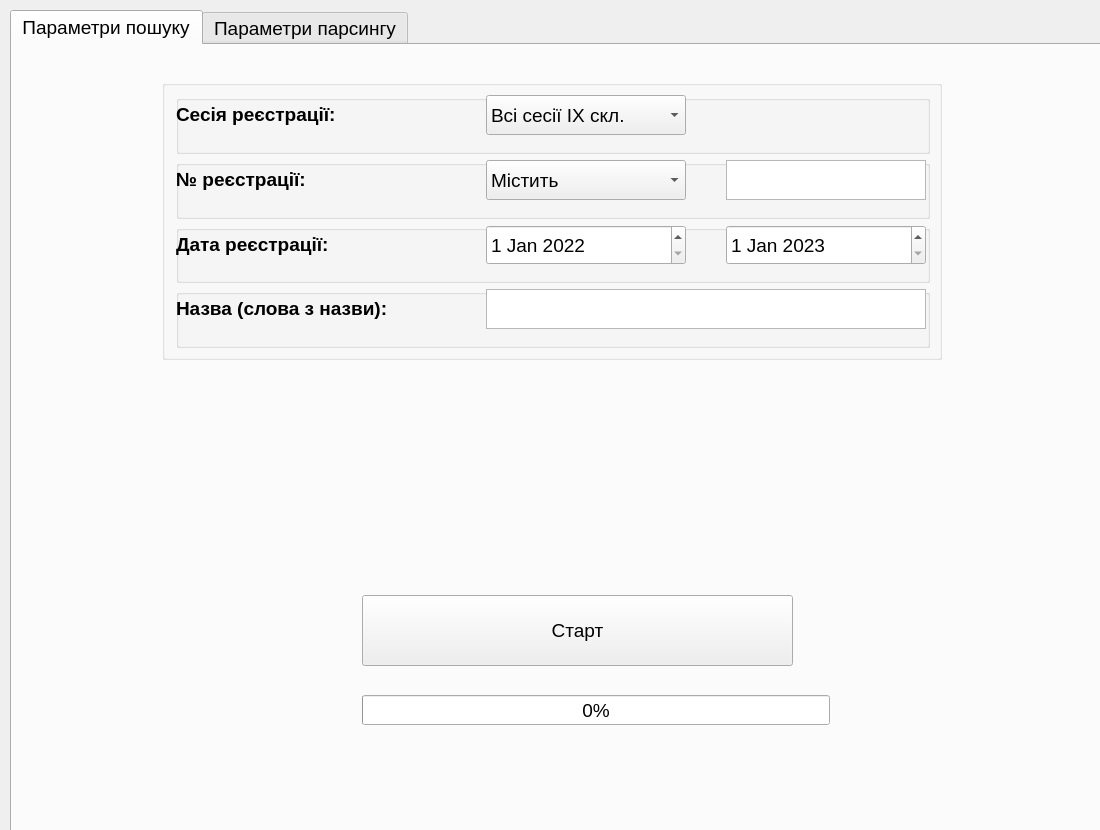
<?xml version="1.0" encoding="UTF-8"?>
<ui version="4.0">
 <class>MainWindow</class>
 <widget class="QMainWindow" name="MainWindow">
  <property name="enabled">
   <bool>true</bool>
  </property>
  <property name="geometry">
   <rect>
    <x>0</x>
    <y>0</y>
    <width>1100</width>
    <height>830</height>
   </rect>
  </property>
  <property name="font">
   <font>
    <pointsize>14</pointsize>
   </font>
  </property>
  <property name="windowTitle">
   <string>Парсер законопроектів</string>
  </property>
  <widget class="QWidget" name="centralwidget">
   <property name="styleSheet">
    <string notr="true">QGroupBox{border: &quot;0&quot;}
QTextEdit{font: 14pt &quot;MS Shell Dlg 2&quot;;}

</string>
   </property>
   <widget class="QTabWidget" name="tabWidget">
    <property name="geometry">
     <rect>
      <x>10</x>
      <y>10</y>
      <width>1100</width>
      <height>830</height>
     </rect>
    </property>
    <property name="currentIndex">
     <number>0</number>
    </property>
    <widget class="QWidget" name="bill_search_parameters_tab">
     <attribute name="title">
      <string>Параметри пошуку</string>
     </attribute>
     <widget class="QGroupBox" name="bill_search_parameters_groupBox">
      <property name="geometry">
       <rect>
        <x>150</x>
        <y>35</y>
        <width>780</width>
        <height>280</height>
       </rect>
      </property>
      <property name="styleSheet">
       <string notr="true"/>
      </property>
      <property name="title">
       <string/>
      </property>
      <layout class="QVBoxLayout" name="bill_search_parameters_verticalLayout">
       <property name="leftMargin">
        <number>11</number>
       </property>
       <item>
        <widget class="QGroupBox" name="session_groupBox">
         <property name="autoFillBackground">
          <bool>false</bool>
         </property>
         <property name="title">
          <string/>
         </property>
         <property name="checkable">
          <bool>false</bool>
         </property>
         <widget class="QLabel" name="session_label">
          <property name="geometry">
           <rect>
            <x>0</x>
            <y>0</y>
            <width>200</width>
            <height>40</height>
           </rect>
          </property>
          <property name="font">
           <font>
            <family>MS Shell Dlg 2</family>
            <pointsize>14</pointsize>
            <weight>75</weight>
            <bold>true</bold>
            <underline>false</underline>
            <strikeout>false</strikeout>
            <kerning>true</kerning>
           </font>
          </property>
          <property name="text">
           <string>&lt;html&gt;&lt;head/&gt;&lt;body&gt;&lt;p&gt;Сесія реєстрації:&lt;/p&gt;&lt;/body&gt;&lt;/html&gt;</string>
          </property>
         </widget>
         <widget class="QComboBox" name="session_comboBox">
          <property name="geometry">
           <rect>
            <x>310</x>
            <y>0</y>
            <width>200</width>
            <height>40</height>
           </rect>
          </property>
          <property name="font">
           <font>
            <family>MS Shell Dlg 2</family>
            <pointsize>14</pointsize>
            <weight>50</weight>
            <italic>false</italic>
            <bold>false</bold>
           </font>
          </property>
          <property name="styleSheet">
           <string notr="true">font: 14pt &quot;MS Shell Dlg 2&quot;;</string>
          </property>
          <item>
           <property name="text">
            <string>Всі сесії IX скл.</string>
           </property>
          </item>
          <item>
           <property name="text">
            <string>IX скл. 9 сесія</string>
           </property>
          </item>
          <item>
           <property name="text">
            <string>IX скл. 8 сесія</string>
           </property>
          </item>
          <item>
           <property name="text">
            <string>IX скл. 7 сесія</string>
           </property>
          </item>
          <item>
           <property name="text">
            <string>IX скл. 6 сесія</string>
           </property>
          </item>
          <item>
           <property name="text">
            <string>IX скл. 5 сесія</string>
           </property>
          </item>
          <item>
           <property name="text">
            <string>IX скл. 4 сесія</string>
           </property>
          </item>
          <item>
           <property name="text">
            <string>IX скл. 3 сесія</string>
           </property>
          </item>
          <item>
           <property name="text">
            <string>IX скл. 2 сесія</string>
           </property>
          </item>
          <item>
           <property name="text">
            <string>IX скл. 1 сесія</string>
           </property>
          </item>
         </widget>
        </widget>
       </item>
       <item>
        <widget class="QGroupBox" name="registration_number_groupBox">
         <property name="tabletTracking">
          <bool>false</bool>
         </property>
         <property name="styleSheet">
          <string notr="true"/>
         </property>
         <property name="title">
          <string/>
         </property>
         <property name="checkable">
          <bool>false</bool>
         </property>
         <widget class="QLabel" name="registration_n_label">
          <property name="geometry">
           <rect>
            <x>0</x>
            <y>0</y>
            <width>200</width>
            <height>40</height>
           </rect>
          </property>
          <property name="font">
           <font>
            <family>MS Shell Dlg 2</family>
            <pointsize>14</pointsize>
            <weight>75</weight>
            <bold>true</bold>
            <underline>false</underline>
            <strikeout>false</strikeout>
            <kerning>true</kerning>
           </font>
          </property>
          <property name="text">
           <string>&lt;html&gt;&lt;head/&gt;&lt;body&gt;&lt;p&gt;№ реєстрації:&lt;/p&gt;&lt;/body&gt;&lt;/html&gt;</string>
          </property>
         </widget>
         <widget class="QComboBox" name="registration_number_compare_operation_comboBox">
          <property name="geometry">
           <rect>
            <x>310</x>
            <y>0</y>
            <width>200</width>
            <height>40</height>
           </rect>
          </property>
          <property name="font">
           <font>
            <family>MS Shell Dlg 2</family>
            <pointsize>14</pointsize>
            <weight>50</weight>
            <italic>false</italic>
            <bold>false</bold>
           </font>
          </property>
          <property name="styleSheet">
           <string notr="true">font: 14pt &quot;MS Shell Dlg 2&quot;;</string>
          </property>
          <item>
           <property name="text">
            <string>Містить</string>
           </property>
          </item>
          <item>
           <property name="text">
            <string>Дорівнює</string>
           </property>
          </item>
          <item>
           <property name="text">
            <string>Перелік</string>
           </property>
          </item>
         </widget>
         <widget class="QTextEdit" name="registration_number_textEdit">
          <property name="geometry">
           <rect>
            <x>550</x>
            <y>0</y>
            <width>200</width>
            <height>40</height>
           </rect>
          </property>
          <property name="placeholderText">
           <string/>
          </property>
         </widget>
        </widget>
       </item>
       <item>
        <widget class="QGroupBox" name="registration_date_groupBox">
         <property name="title">
          <string/>
         </property>
         <widget class="QLabel" name="registration_date_label">
          <property name="geometry">
           <rect>
            <x>0</x>
            <y>0</y>
            <width>200</width>
            <height>40</height>
           </rect>
          </property>
          <property name="font">
           <font>
            <family>MS Shell Dlg 2</family>
            <pointsize>14</pointsize>
            <weight>75</weight>
            <bold>true</bold>
            <underline>false</underline>
            <strikeout>false</strikeout>
            <kerning>true</kerning>
           </font>
          </property>
          <property name="text">
           <string>&lt;html&gt;&lt;head/&gt;&lt;body&gt;&lt;p&gt;Дата реєстрації:&lt;/p&gt;&lt;/body&gt;&lt;/html&gt;</string>
          </property>
         </widget>
         <widget class="QDateEdit" name="registration_range_start_dateEdit">
          <property name="geometry">
           <rect>
            <x>310</x>
            <y>0</y>
            <width>200</width>
            <height>40</height>
           </rect>
          </property>
          <property name="font">
           <font>
            <family>MS Shell Dlg 2</family>
            <pointsize>14</pointsize>
           </font>
          </property>
          <property name="dateTime">
           <datetime>
            <hour>0</hour>
            <minute>0</minute>
            <second>0</second>
            <year>2022</year>
            <month>1</month>
            <day>1</day>
           </datetime>
          </property>
          <property name="date">
           <date>
            <year>2022</year>
            <month>1</month>
            <day>1</day>
           </date>
          </property>
         </widget>
         <widget class="QDateEdit" name="registration_range_end_dateEdit">
          <property name="geometry">
           <rect>
            <x>550</x>
            <y>0</y>
            <width>200</width>
            <height>40</height>
           </rect>
          </property>
          <property name="font">
           <font>
            <family>MS Shell Dlg 2</family>
            <pointsize>14</pointsize>
           </font>
          </property>
          <property name="date">
           <date>
            <year>2023</year>
            <month>1</month>
            <day>1</day>
           </date>
          </property>
         </widget>
        </widget>
       </item>
       <item>
        <widget class="QGroupBox" name="name_groupBox">
         <property name="title">
          <string/>
         </property>
         <widget class="QLabel" name="name_label">
          <property name="geometry">
           <rect>
            <x>0</x>
            <y>0</y>
            <width>270</width>
            <height>40</height>
           </rect>
          </property>
          <property name="font">
           <font>
            <family>MS Shell Dlg 2</family>
            <pointsize>14</pointsize>
            <weight>75</weight>
            <bold>true</bold>
            <underline>false</underline>
            <strikeout>false</strikeout>
            <kerning>true</kerning>
           </font>
          </property>
          <property name="text">
           <string>&lt;html&gt;&lt;head/&gt;&lt;body&gt;&lt;p&gt;Назва (слова з назви):&lt;/p&gt;&lt;/body&gt;&lt;/html&gt;</string>
          </property>
         </widget>
         <widget class="QTextEdit" name="name_textEdit">
          <property name="geometry">
           <rect>
            <x>310</x>
            <y>0</y>
            <width>440</width>
            <height>40</height>
           </rect>
          </property>
         </widget>
        </widget>
       </item>
      </layout>
     </widget>
     <widget class="QPushButton" name="start_parsing_pushButton">
      <property name="geometry">
       <rect>
        <x>350</x>
        <y>550</y>
        <width>431</width>
        <height>71</height>
       </rect>
      </property>
      <property name="styleSheet">
       <string notr="true">font: 75 14pt &quot;MS Shell Dlg 2&quot;;</string>
      </property>
      <property name="text">
       <string>Старт</string>
      </property>
     </widget>
     <widget class="QProgressBar" name="progressBar">
      <property name="geometry">
       <rect>
        <x>350</x>
        <y>650</y>
        <width>468</width>
        <height>30</height>
       </rect>
      </property>
      <property name="value">
       <number>0</number>
      </property>
     </widget>
    </widget>
    <widget class="QWidget" name="bill_parse_parameters_tab">
     <property name="enabled">
      <bool>true</bool>
     </property>
     <attribute name="title">
      <string>Параметри парсингу</string>
     </attribute>
     <widget class="QGroupBox" name="bill_parse_parameters_groupBox">
      <property name="geometry">
       <rect>
        <x>0</x>
        <y>0</y>
        <width>1090</width>
        <height>800</height>
       </rect>
      </property>
      <property name="title">
       <string/>
      </property>
      <widget class="QGroupBox" name="fields_to_parse_groupBox">
       <property name="geometry">
        <rect>
         <x>0</x>
         <y>0</y>
         <width>230</width>
         <height>40</height>
        </rect>
       </property>
       <property name="styleSheet">
        <string notr="true">QCheckBox{font: 12pt &quot;MS Shell Dlg 2&quot;;}</string>
       </property>
       <property name="title">
        <string/>
       </property>
       <widget class="QLabel" name="fields_to_parse_lable">
        <property name="geometry">
         <rect>
          <x>0</x>
          <y>0</y>
          <width>230</width>
          <height>40</height>
         </rect>
        </property>
        <property name="font">
         <font>
          <family>MS Shell Dlg 2</family>
          <pointsize>14</pointsize>
          <weight>75</weight>
          <italic>false</italic>
          <bold>true</bold>
         </font>
        </property>
        <property name="styleSheet">
         <string notr="true"/>
        </property>
        <property name="text">
         <string>Поля для парсингу</string>
        </property>
       </widget>
       <widget class="QGroupBox" name="fields_to_parse_verticalGroupBox">
        <property name="geometry">
         <rect>
          <x>0</x>
          <y>0</y>
          <width>0</width>
          <height>0</height>
         </rect>
        </property>
        <layout class="QVBoxLayout" name="fields_to_parse_verticalLayout"/>
       </widget>
      </widget>
      <widget class="QGroupBox" name="file_format_parameters_verticalGroupBox">
       <property name="geometry">
        <rect>
         <x>300</x>
         <y>670</y>
         <width>550</width>
         <height>60</height>
        </rect>
       </property>
       <property name="styleSheet">
        <string notr="true">font: 14pt &quot;MS Shell Dlg 2&quot;;</string>
       </property>
       <property name="title">
        <string/>
       </property>
       <layout class="QHBoxLayout" name="horizontalLayout">
        <item>
         <widget class="QLabel" name="file_format_label_9">
          <property name="text">
           <string>&lt;html&gt;&lt;head/&gt;&lt;body&gt;&lt;p&gt;&lt;span style=&quot; font-weight:600;&quot;&gt;Формат:&lt;/span&gt;&lt;/p&gt;&lt;/body&gt;&lt;/html&gt;</string>
          </property>
         </widget>
        </item>
        <item>
         <widget class="QRadioButton" name="xlsx_file_format_radioButton_9">
          <property name="autoFillBackground">
           <bool>false</bool>
          </property>
          <property name="text">
           <string>xlsx</string>
          </property>
          <property name="checked">
           <bool>true</bool>
          </property>
         </widget>
        </item>
        <item>
         <widget class="QRadioButton" name="csv_file_format_radioButton_9">
          <property name="text">
           <string>csv</string>
          </property>
         </widget>
        </item>
        <item>
         <widget class="QRadioButton" name="radioButton">
          <property name="text">
           <string>json</string>
          </property>
         </widget>
        </item>
       </layout>
      </widget>
      <widget class="QGroupBox" name="directory_verticalGroupBox">
       <property name="geometry">
        <rect>
         <x>300</x>
         <y>600</y>
         <width>500</width>
         <height>57</height>
        </rect>
       </property>
       <property name="title">
        <string/>
       </property>
       <layout class="QHBoxLayout" name="horizontalLayout_2">
        <item>
         <widget class="QPushButton" name="directory_pushButton">
          <property name="font">
           <font>
            <pointsize>14</pointsize>
           </font>
          </property>
          <property name="text">
           <string>Директорія</string>
          </property>
         </widget>
        </item>
        <item>
         <widget class="QTextEdit" name="directrory_textEdit"/>
        </item>
       </layout>
      </widget>
     </widget>
    </widget>
   </widget>
  </widget>
 </widget>
 <resources/>
 <connections/>
</ui>
